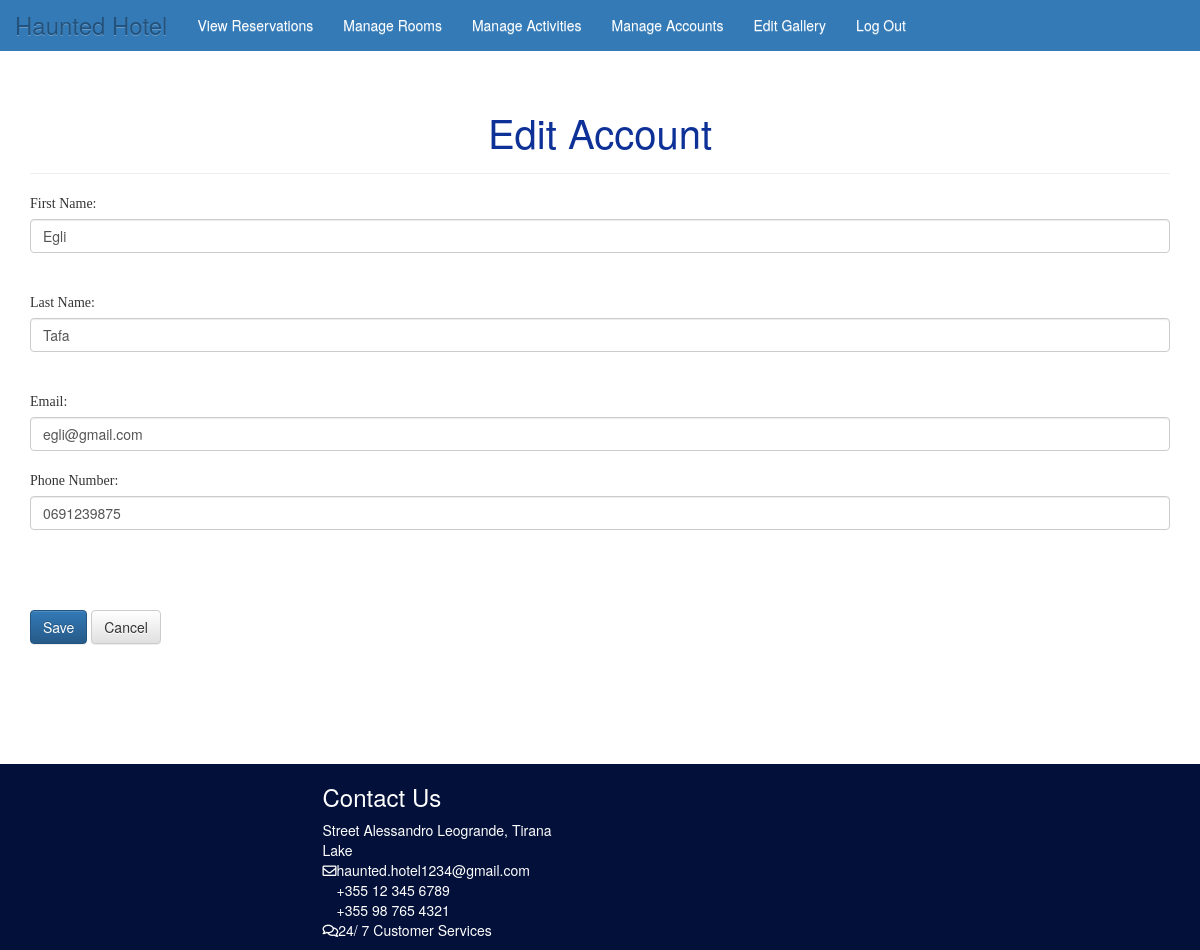
The app's page /hotel/ManEdit.php?i=10&r=user (signed in) with its own data.
### tables this page shows
CREATE TABLE `staf` (
  `staffID` int(11) NOT NULL,
  `fname` varchar(255) NOT NULL,
  `lname` varchar(255) NOT NULL,
  `email` varchar(255) NOT NULL,
  `pass` varchar(255) NOT NULL,
  `tel` varchar(20) DEFAULT NULL,
  `roli` enum('user','admin') NOT NULL,
  `profile_pic` text DEFAULT NULL,
  `exp_date` varchar(250) NOT NULL,
  `reset_link_token` varchar(255) NOT NULL,
  `google_id` varchar(150) NOT NULL
);

### hotel/ManEdit.php (the view, shortened to what this page needs)
<link rel="stylesheet" href="hotelStyle.css?">
<?php
include('includes/hotel_connect.php');
if(!isset($_GET['i']) || !isset($_GET['r']) || !isset($_SESSION['emp_id']) || !isset($_SESSION['role'])){
    header('location: index.php');
}else{
    echo '
    <div class="page-header">
    <h1 id="amenities" class="text-center"> Edit Account </h1>
</div>
    ';
    $id = $_GET['i'];
    $roli = $_GET['r'];
    $q = "SELECT fname, lname, email, roli, tel
          FROM staf
          WHERE staffID='$id'";
    $r = @mysqli_query($dbc, $q);
    if(mysqli_num_rows($r) == 1){
        $row = mysqli_fetch_array($r, MYSQLI_ASSOC);
        echo '<form action="ManEdit.php?i='.$id.'&&r='.$roli.'" method="POST">
            <label> First Name: </label><br>
            <input type="text" class="form-control form-control-lg" name="fname" maxlength="20" size="20" value="'.$row['fname'].'"><br><br>
            <label> Last Name: </label><br>
            <input type="text" class="form-control form-control-lg" name="lname" maxlength="30" size="20" value="'.$row['lname'].'"><br><br>
            <label> Email: </label><br>
            <input type="email" class="form-control form-control-lg" name="email" maxlength="60" size="25" value="'.$row['email'].'">
            <br>
            <label> Phone Number: </label><br>
            <input type="text" class="form-control form-control-lg" name="tel" maxlength="60" size="25" value="'.$row['tel'].'"><br>
<br>';
            echo'
            <br><br>
            <input type="submit" class="btn btn-primary" type="submit" name="submit" value="Save">
            <a class="btn btn-default" href="settings.php">Cancel</a>
            <input type="hidden" name="id" value="'.$id.'">
            </form> ';
    }else{
        echo '<p class="error"> This page has been accessed in error</p>';
    }
}
?>

### hotel/hotelStyle.css (style rules this page uses)
* { margin: 0; padding: 0; }
body, html { height: 100%; }
body { padding-top: 70px; position: relative }
label { font-family: 'Century Gothic'; font-weight: lighter; }
.navbar-brand { color: #fff; font-size: x-large; }
li a { text-decoration: none; color: #fff; }
ul { list-style-type: none; }
#amenities { color:#0e3198; text-align:center; font-size: 40px; }
h1 { text-align: center; }

### hotel/footerStyle.css (style rules this page uses)
.footer { background-color: #031039; color: #fff; }
.top { margin-top: 10%; }
.grid { display: grid; grid-template-columns: repeat(4, 1fr); grid-gap: 30px; }

### records on screen
staf: fname "Egli", lname "Tafa", email "egli@gmail.com", tel "0691239875"
